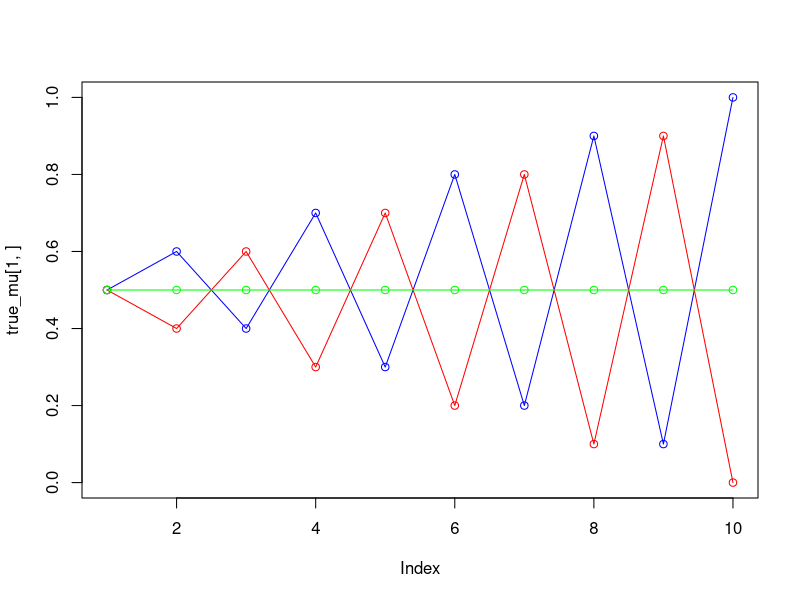
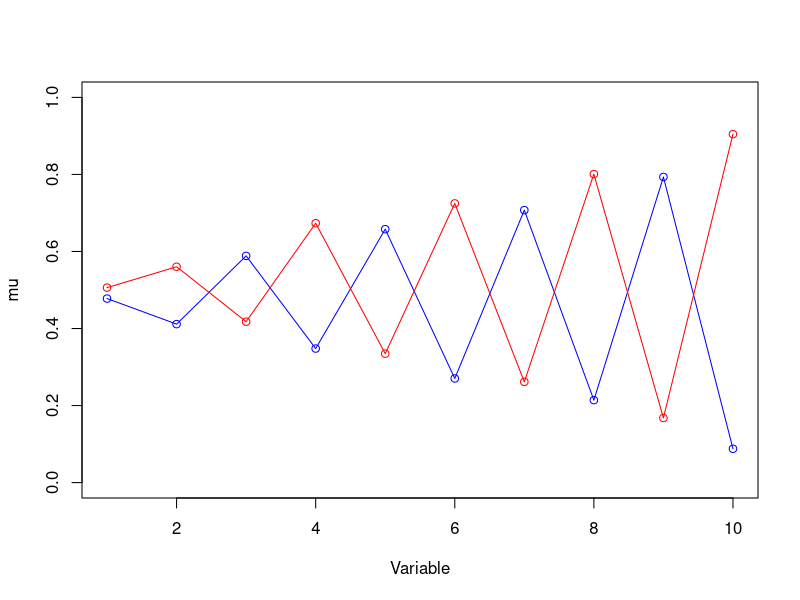
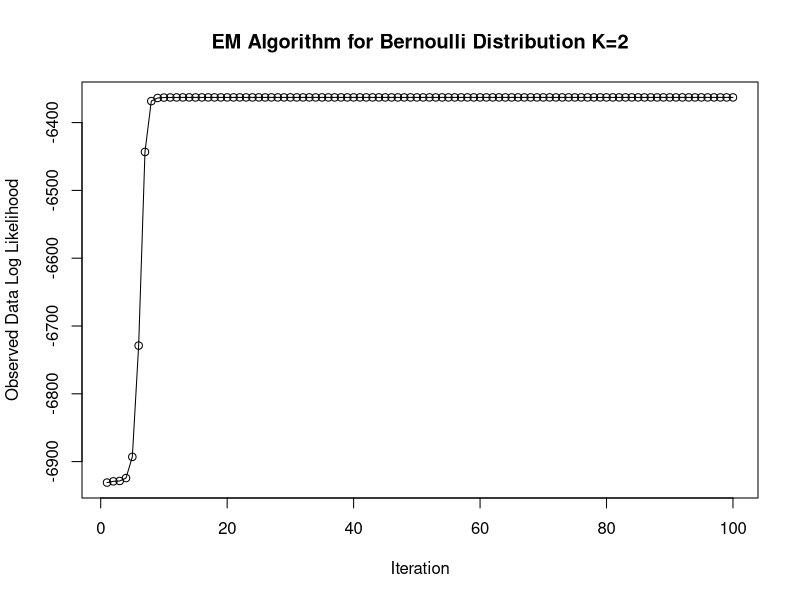
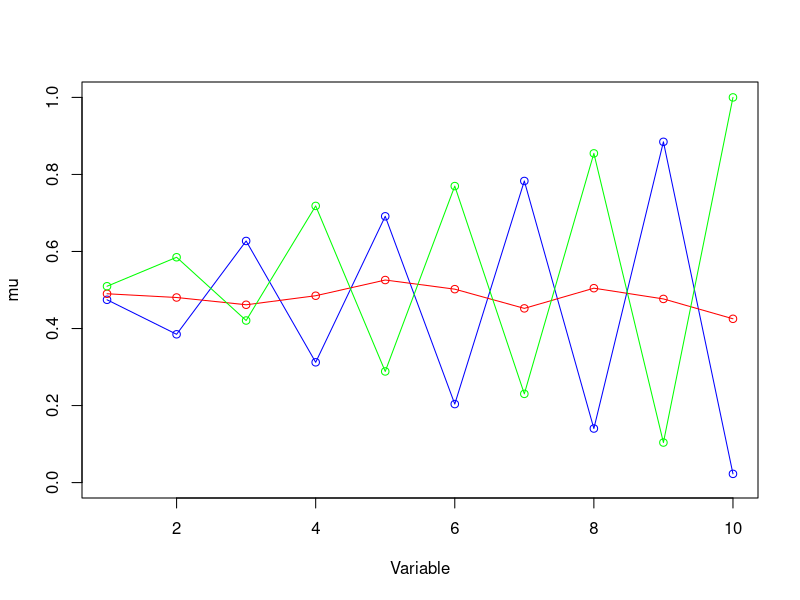
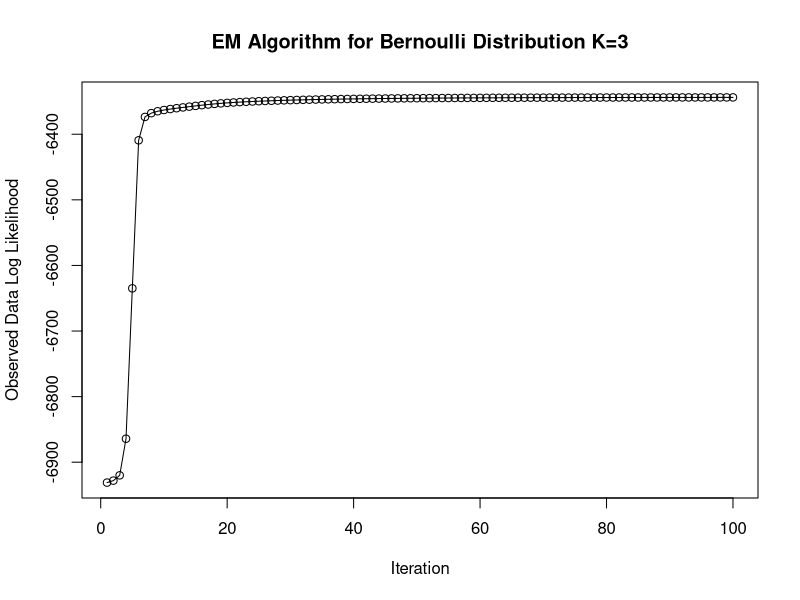
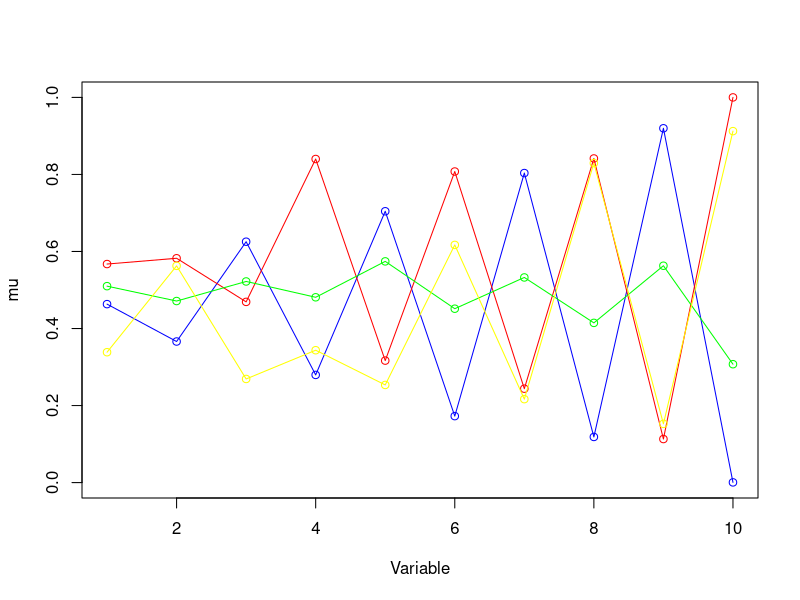
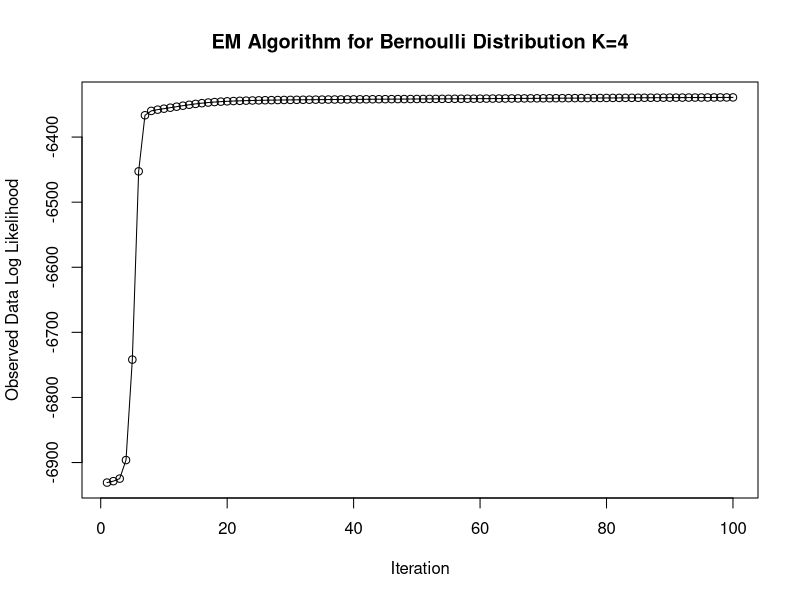

Reproduce these figures in R, in order.
#Mixture models
set.seed(1234567890)
max_it <- 100 # max number of EM iterations
min_change <- 0.1 # min change in log likelihood between two consecutive EM iterations
N=1000 # number of training points
D=10 # number of dimensions
x <- matrix(nrow=N, ncol=D) # training data   #matrix 100x10
true_pi <- vector(length = 3) # true mixing coefficients
true_mu <- matrix(nrow=3, ncol=D) # true conditional distributions  #matrix 3x10
true_pi=c(1/3, 1/3,1/3)
true_mu[1,]=c(0.5,0.6,0.4,0.7,0.3,0.8,0.2,0.9,0.1,1)
true_mu[2,]=c(0.5,0.4,0.6,0.3,0.7,0.2,0.8,0.1,0.9,0)
true_mu[3,]=c(0.5,0.5,0.5,0.5,0.5,0.5,0.5,0.5,0.5,0.5)

plot(true_mu[1,], type="o", col="blue", ylim=c(0,1))
points(true_mu[2,], type="o", col="red")
points(true_mu[3,], type="o", col="green")

# Producing the training data   #prob = 1 and 0
for(n in 1:N) {
  k <- sample(1:3,1,prob=true_pi)
  for(d in 1:D) {
    x[n,d] <- rbinom(1,1,true_mu[k,d])
  }
}

K=2 # number of guessed components
z <- matrix(nrow=N, ncol=K) # fractional component assignments
pi <- vector(length = K) # mixing coefficients
mu <- matrix(nrow=K, ncol=D) # conditional distributions
llik <- vector(length = max_it) # log likelihood of the EM iterations
# Random initialization of the paramters
pi <- runif(K,0.49,0.51)
pi <- pi / sum(pi)
for(k in 1:K) {
  mu[k,] <- runif(D,0.49,0.51)
}

for(it in 1:max_it) {
   px <- integer(N)
  
for(n in 1:1000){
   probSum <- 0
   for(k in 1:K){
   probSum <- probSum + pi[k]*prod((mu[k,]^x[n,])*(1-mu[k,])^(1-x[n,]))
     }
      px[n] <- probSum 
    }
    
  for(n in 1:1000){
    for(k in 1:K){
       z[n,k]<- (pi[k]*prod((mu[k,]^x[n,])*(1-mu[k,])^(1-x[n,])))/px[n]
    }
  }
  
  #Log likelihood computation. #llik
  # Your code here
  logL <- matrix(0, nrow = 1000, ncol = K)
  for(n in 1:1000){
    for(k in 1:K){
      logL[n,k] <- (pi[k]*(prod((mu[k,]^x[n,])*(1-mu[k,])^(1-x[n,]))))
      
    }
  llik[it] <- sum(log(rowSums(logL)))
  }
 
  cat("iteration: ", it, "log likelihood: ", llik[it], "\n")
  pi<-colSums(z)/N 

  mu<-(t(z)%*%x)/colSums(z)
  }

 

plot(mu[1,], type="o", col="blue", ylim=c(0,1),xlab ="Variable",ylab = "mu")
points(mu[2,], type="o", col="red")
plot(llik[1:it], type="o",main="EM Algorithm for Bernoulli Distribution K=2",
xlab = "Iteration",ylab = "Observed Data Log Likelihood")

#-----------------------------------------------------------
K=3 # number of guessed components
z <- matrix(nrow=N, ncol=K) # fractional component assignments
pi <- vector(length = K) # mixing coefficients
mu <- matrix(nrow=K, ncol=D) # conditional distributions
llik <- vector(length = max_it) # log likelihood of the EM iterations
# Random initialization of the paramters
pi <- runif(K,0.49,0.51)
pi <- pi / sum(pi)
for(k in 1:K) {
  mu[k,] <- runif(D,0.49,0.51)
}

for(it in 1:max_it) {
   px <- integer(N)
  
  for(n in 1:1000){
    probSum <- 0
    for(k in 1:K){
      probSum <- probSum + pi[k]*prod((mu[k,]^x[n,])*(1-mu[k,])^(1-x[n,]))
    }
    px[n] <- probSum 
  }
  
  for(n in 1:1000){
    for(k in 1:K){
      z[n,k]<- (pi[k]*prod((mu[k,]^x[n,])*(1-mu[k,])^(1-x[n,])))/px[n]
    }
  }
  
  #Log likelihood computation. #llik
  # Your code here
  logL <- matrix(0, nrow = 1000, ncol = K)
  for(n in 1:1000){
    for(k in 1:K){
      logL[n,k] <- (pi[k]*(prod((mu[k,]^x[n,])*(1-mu[k,])^(1-x[n,]))))
      
    }
    llik[it] <- sum(log(rowSums(logL)))
  }
  
  cat("iteration: ", it, "log likelihood: ", llik[it], "\n")
    pi<-colSums(z)/N 
  
  mu<-(t(z)%*%x)/colSums(z)
}



plot(mu[1,], type="o", col="blue", ylim=c(0,1),xlab ="Variable",ylab = "mu")
points(mu[2,], type="o", col="red")
points(mu[3,], type="o", col="green")
plot(llik[1:it], type="o",main="EM Algorithm for Bernoulli Distribution K=3",
     xlab = "Iteration",ylab = "Observed Data Log Likelihood")

#-------------------------------------------------
 

K=4 # number of guessed components
z <- matrix(nrow=N, ncol=K) # fractional component assignments
pi <- vector(length = K) # mixing coefficients
mu <- matrix(nrow=K, ncol=D) # conditional distributions
llik <- vector(length = max_it) # log likelihood of the EM iterations
# Random initialization of the paramters
pi <- runif(K,0.49,0.51)
pi <- pi / sum(pi)
for(k in 1:K) {
  mu[k,] <- runif(D,0.49,0.51)
}

for(it in 1:max_it) {
  px <- integer(N)
  
  for(n in 1:1000){
    probSum <- 0
    for(k in 1:K){
      probSum <- probSum + pi[k]*prod((mu[k,]^x[n,])*(1-mu[k,])^(1-x[n,]))
    }
    px[n] <- probSum 
  }
  
  for(n in 1:1000){
    for(k in 1:K){
      z[n,k]<- (pi[k]*prod((mu[k,]^x[n,])*(1-mu[k,])^(1-x[n,])))/px[n]
    }
  }
  
  #Log likelihood computation. #llik
  # Your code here
  logL <- matrix(0, nrow = 1000, ncol = K)
  for(n in 1:1000){
    for(k in 1:K){
      logL[n,k] <- (pi[k]*(prod((mu[k,]^x[n,])*(1-mu[k,])^(1-x[n,]))))
      
    }
    llik[it] <- sum(log(rowSums(logL)))
  }
  
  cat("iteration: ", it, "log likelihood: ", llik[it], "\n")
 pi<-colSums(z)/N 
  
  mu<-(t(z)%*%x)/colSums(z)
}



plot(mu[1,], type="o", col="blue", ylim=c(0,1),xlab ="Variable",ylab = "mu")
points(mu[2,], type="o", col="red")
points(mu[3,], type="o", col="green")
points(mu[4,], type="o", col="yellow")
plot(llik[1:it], type="o",main="EM Algorithm for Bernoulli Distribution K=4",
     xlab = "Iteration",ylab = "Observed Data Log Likelihood")

